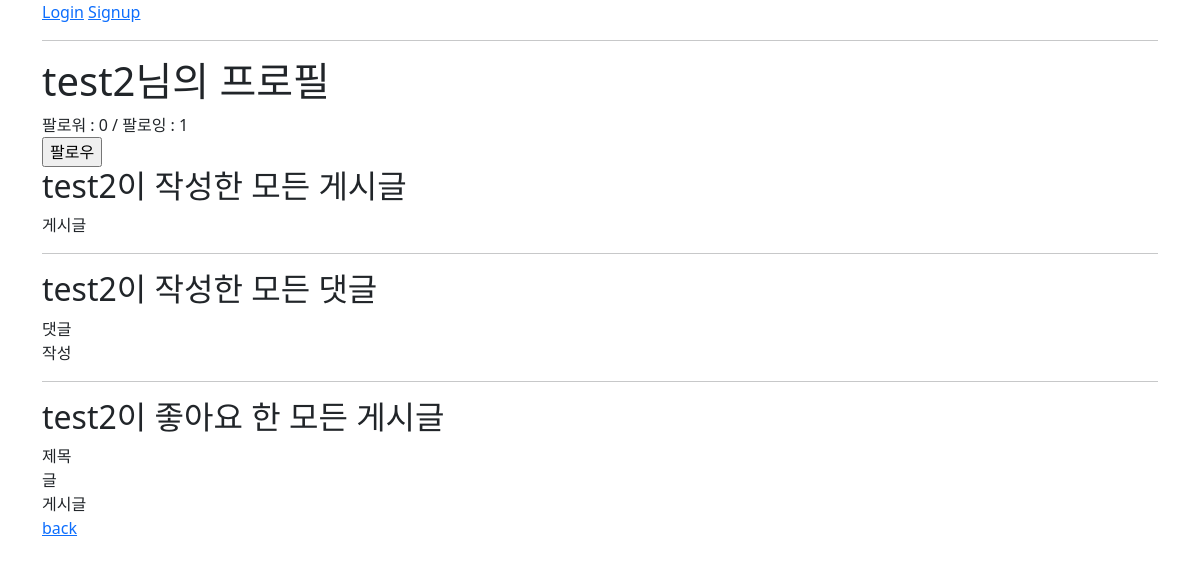
The page /accounts/profile/test2/ on the database its author committed.
### accounts/models.py (models this page shows)
class User(AbstractUser):
    followings = models.ManyToManyField('self', symmetrical=False, related_name='followers')

### articles/models.py (models this page shows, shortened)
class Article(models.Model):
    user = models.ForeignKey(settings.AUTH_USER_MODEL, on_delete=models.CASCADE)
    like_users = models.ManyToManyField(settings.AUTH_USER_MODEL, related_name='like_articles')
    title = models.CharField(max_length=10)
    content = models.TextField()
    created_at = models.DateTimeField(auto_now_add=True)
    updated_at = models.DateTimeField(auto_now=True)

class Comment(models.Model):
    article = models.ForeignKey(Article, on_delete=models.CASCADE)
    user = models.ForeignKey(settings.AUTH_USER_MODEL, on_delete=models.CASCADE)
    content = models.CharField(max_length=200)
    created_at = models.DateTimeField(auto_now_add=True)
    updated_at = models.DateTimeField(auto_now=True)

### accounts/views.py (the view)
# urls.py: path('profile/<str:username>/', views.profile, name='profile'),
def profile(request, username):
    User = get_user_model()
    person = User.objects.get(username=username)
    context = {
        'person': person,
    }
    return render(request, 'accounts/profile.html', context)

### accounts/templates/accounts/profile.html (shortened to what this page needs)
{% extends 'base.html' %}
{% block content %}
  <h1>{{ person.username }}님의 프로필</h1>
  <div>
    팔로워 : <span id ='followers-count'>{{ person.followers.all|length }} / </span>
    팔로잉 : <span id ='followings-count'>{{ person.followings.all|length }} </span>
  </div>
  {% if request.user != person %}
  <div>
    <form id='follow-form' data-user-id={{ person.pk }} action="{% url 'accounts:follow' person.pk %}" method="POST">
      {% if request.user in person.followers.all %}
        <input id='form-input' type="submit" value="언팔로우">
      {% else %}
        <input type="submit" value="팔로우">
      {% endif %}
    </form>
  <div>
  {% endif %}
  <h2>{{ person.username }}이 작성한 모든 게시글</h2>
  {% for article in person.article_set.all %}
    <div>{{ article.title }}</div>
  {% endfor %}
  <hr>
  <h2>{{ person.username }}이 작성한 모든 댓글</h2>
  {% for comment in person.comment_set.all %}
    <div>{{ comment.content }}</div>
  {% endfor %}
  <hr>
  <h2>{{ person.username }}이 좋아요 한 모든 게시글</h2>
  {% for article in person.like_articles.all %}
    <div>{{ article.title }}</div>
  {% endfor %}
  <a href="{% url 'articles:index' %}">back</a>
{% endblock content %}

### rows shown on the page
User: username "test2", followers.all|length "0", followings.all|length "1"
Article: title "게시글"
Comment: content "댓글"
Comment: content "작성"
Article: title "제목"
Article: title "글"
